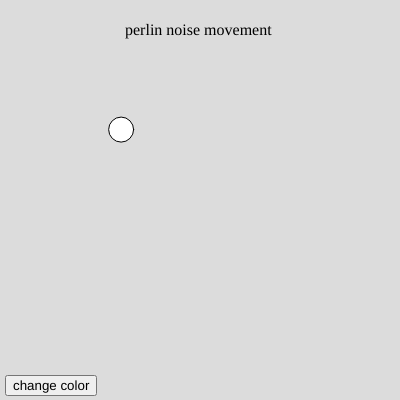
Frame 1 (no input)
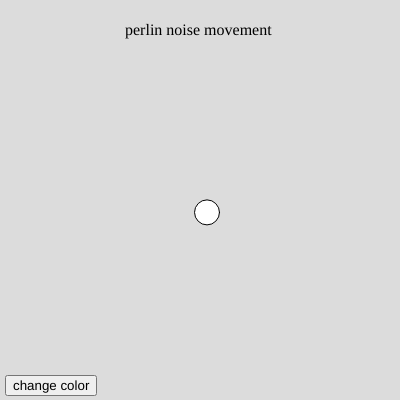
Frame 60 (no input)
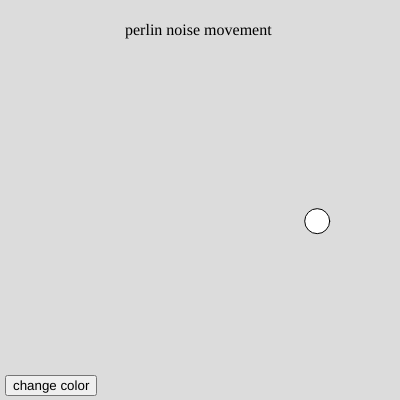
Frame 120 (the mouse pressed at the canvas centre since frame 60)

The p5.js sketch that drew these frames (run headless with seeded random() and noise() and a simulated clock; from frame 60 on, the mouse is pressed at the canvas centre):

// p5.js sketch
// ── sketch.js
let x, y, clr
let xoff1 = 300;
let xoff2 = 500;
let intensity_slider;
let title;
let value;
let value_text;
let color_button;
let r,g,b;

function setup() {
  createCanvas(400, 400);
  clr=color('blue');
  intensity_slider = createSlider(1, 10, 5, 0.5);
  value_text = createP('the intensity is: ' + value);
  title = createP('perlin noise movement');
  title.position(125, 5);
  color_button = createButton('change color');
  color_button.position(5,375);
  color_button.mousePressed(changeColor);
}

function draw() {
  background(220);
  value = intensity_slider.value();
  value_text.html('the intensity is: ' + value / 100);
  clr = color(r,g,b);
  fill(clr);
  // x = random(width);
  // y = random(height);
  x = noise(xoff1) * width;
  y = noise(xoff2) * height;
  ellipse(x, y, 25, 25);
  xoff1 += value / 100;
  xoff2 += value / 100;
}

function changeColor() {
  r=random(255);
  g=random(255);
  b=random(255);
}
